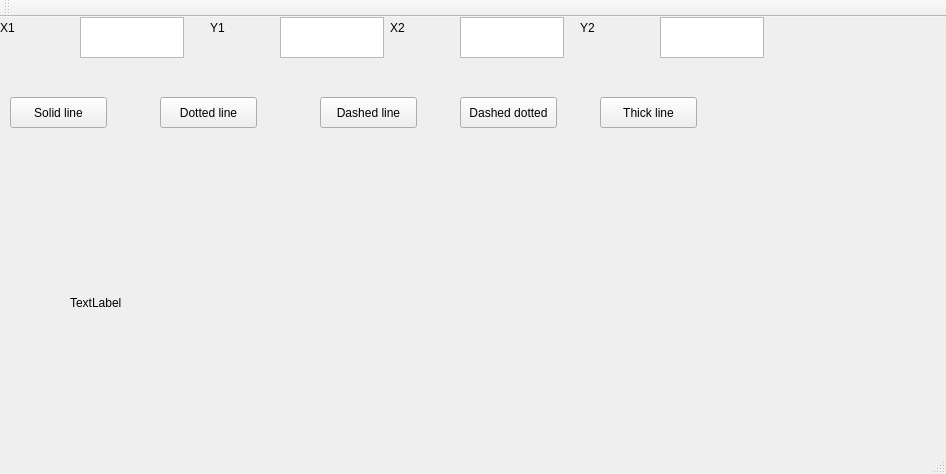
<?xml version="1.0" encoding="UTF-8"?>
<ui version="4.0">
 <class>MainWindow</class>
 <widget class="QMainWindow" name="MainWindow">
  <property name="geometry">
   <rect>
    <x>0</x>
    <y>0</y>
    <width>946</width>
    <height>474</height>
   </rect>
  </property>
  <property name="windowTitle">
   <string>MainWindow</string>
  </property>
  <widget class="QWidget" name="centralWidget">
   <widget class="QPushButton" name="pushButton">
    <property name="geometry">
     <rect>
      <x>10</x>
      <y>80</y>
      <width>97</width>
      <height>31</height>
     </rect>
    </property>
    <property name="text">
     <string>Solid line</string>
    </property>
   </widget>
   <widget class="QPushButton" name="pushButton_2">
    <property name="geometry">
     <rect>
      <x>160</x>
      <y>80</y>
      <width>97</width>
      <height>31</height>
     </rect>
    </property>
    <property name="text">
     <string>Dotted line</string>
    </property>
   </widget>
   <widget class="QPushButton" name="pushButton_3">
    <property name="geometry">
     <rect>
      <x>320</x>
      <y>80</y>
      <width>97</width>
      <height>31</height>
     </rect>
    </property>
    <property name="text">
     <string>Dashed line</string>
    </property>
   </widget>
   <widget class="QPushButton" name="pushButton_4">
    <property name="geometry">
     <rect>
      <x>460</x>
      <y>80</y>
      <width>97</width>
      <height>31</height>
     </rect>
    </property>
    <property name="text">
     <string>Dashed dotted</string>
    </property>
   </widget>
   <widget class="QPushButton" name="pushButton_5">
    <property name="geometry">
     <rect>
      <x>600</x>
      <y>80</y>
      <width>97</width>
      <height>31</height>
     </rect>
    </property>
    <property name="text">
     <string>Thick line</string>
    </property>
   </widget>
   <widget class="QPlainTextEdit" name="plainTextEdit">
    <property name="geometry">
     <rect>
      <x>80</x>
      <y>0</y>
      <width>104</width>
      <height>41</height>
     </rect>
    </property>
   </widget>
   <widget class="QPlainTextEdit" name="plainTextEdit_2">
    <property name="geometry">
     <rect>
      <x>280</x>
      <y>0</y>
      <width>104</width>
      <height>41</height>
     </rect>
    </property>
   </widget>
   <widget class="QPlainTextEdit" name="plainTextEdit_3">
    <property name="geometry">
     <rect>
      <x>460</x>
      <y>0</y>
      <width>104</width>
      <height>41</height>
     </rect>
    </property>
   </widget>
   <widget class="QPlainTextEdit" name="plainTextEdit_4">
    <property name="geometry">
     <rect>
      <x>660</x>
      <y>0</y>
      <width>104</width>
      <height>41</height>
     </rect>
    </property>
   </widget>
   <widget class="QLabel" name="label">
    <property name="geometry">
     <rect>
      <x>0</x>
      <y>0</y>
      <width>65</width>
      <height>21</height>
     </rect>
    </property>
    <property name="text">
     <string>X1</string>
    </property>
   </widget>
   <widget class="QLabel" name="label_2">
    <property name="geometry">
     <rect>
      <x>210</x>
      <y>0</y>
      <width>65</width>
      <height>21</height>
     </rect>
    </property>
    <property name="text">
     <string>Y1</string>
    </property>
   </widget>
   <widget class="QLabel" name="label_3">
    <property name="geometry">
     <rect>
      <x>390</x>
      <y>0</y>
      <width>65</width>
      <height>21</height>
     </rect>
    </property>
    <property name="text">
     <string>X2</string>
    </property>
   </widget>
   <widget class="QLabel" name="label_4">
    <property name="geometry">
     <rect>
      <x>580</x>
      <y>0</y>
      <width>65</width>
      <height>21</height>
     </rect>
    </property>
    <property name="text">
     <string>Y2</string>
    </property>
   </widget>
   <widget class="QLabel" name="label_5">
    <property name="geometry">
     <rect>
      <x>70</x>
      <y>140</y>
      <width>771</width>
      <height>291</height>
     </rect>
    </property>
    <property name="text">
     <string>TextLabel</string>
    </property>
   </widget>
   <zorder>pushButton</zorder>
   <zorder>pushButton_2</zorder>
   <zorder>pushButton_3</zorder>
   <zorder>pushButton_4</zorder>
   <zorder>plainTextEdit</zorder>
   <zorder>plainTextEdit_2</zorder>
   <zorder>plainTextEdit_3</zorder>
   <zorder>plainTextEdit_4</zorder>
   <zorder>label</zorder>
   <zorder>label_2</zorder>
   <zorder>label_3</zorder>
   <zorder>label_4</zorder>
   <zorder>label_5</zorder>
   <zorder>pushButton_5</zorder>
  </widget>
  <widget class="QMenuBar" name="menuBar">
   <property name="geometry">
    <rect>
     <x>0</x>
     <y>0</y>
     <width>946</width>
     <height>27</height>
    </rect>
   </property>
  </widget>
  <widget class="QToolBar" name="mainToolBar">
   <attribute name="toolBarArea">
    <enum>TopToolBarArea</enum>
   </attribute>
   <attribute name="toolBarBreak">
    <bool>false</bool>
   </attribute>
  </widget>
  <widget class="QStatusBar" name="statusBar"/>
 </widget>
 <layoutdefault spacing="6" margin="11"/>
 <resources/>
 <connections/>
</ui>
